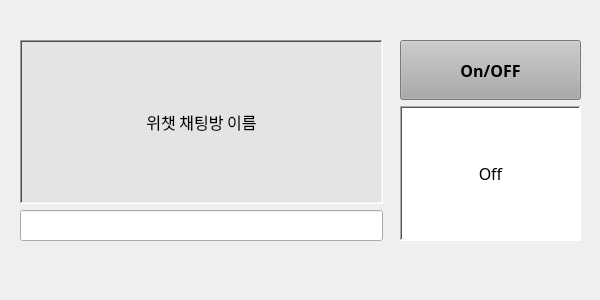
<?xml version="1.0" encoding="UTF-8"?>
<ui version="4.0">
 <class>Form</class>
 <widget class="QWidget" name="Form">
  <property name="windowModality">
   <enum>Qt::NonModal</enum>
  </property>
  <property name="geometry">
   <rect>
    <x>0</x>
    <y>0</y>
    <width>600</width>
    <height>300</height>
   </rect>
  </property>
  <property name="font">
   <font>
    <family>굴림체</family>
    <pointsize>12</pointsize>
   </font>
  </property>
  <property name="windowTitle">
   <string>알람</string>
  </property>
  <property name="windowIcon">
   <iconset>
    <normaloff>../python/image/kwticon.png</normaloff>../python/image/kwticon.png</iconset>
  </property>
  <property name="autoFillBackground">
   <bool>false</bool>
  </property>
  <property name="styleSheet">
   <string notr="true"/>
  </property>
  <widget class="QWidget" name="gridLayoutWidget">
   <property name="geometry">
    <rect>
     <x>20</x>
     <y>0</y>
     <width>363</width>
     <height>281</height>
    </rect>
   </property>
   <layout class="QGridLayout" name="gridLayout">
    <item row="3" column="0">
     <spacer name="verticalSpacer_3">
      <property name="orientation">
       <enum>Qt::Vertical</enum>
      </property>
      <property name="sizeType">
       <enum>QSizePolicy::Fixed</enum>
      </property>
      <property name="sizeHint" stdset="0">
       <size>
        <width>20</width>
        <height>40</height>
       </size>
      </property>
     </spacer>
    </item>
    <item row="0" column="0">
     <spacer name="verticalSpacer_4">
      <property name="orientation">
       <enum>Qt::Vertical</enum>
      </property>
      <property name="sizeType">
       <enum>QSizePolicy::Fixed</enum>
      </property>
      <property name="sizeHint" stdset="0">
       <size>
        <width>20</width>
        <height>40</height>
       </size>
      </property>
     </spacer>
    </item>
    <item row="1" column="0">
     <widget class="QLabel" name="label">
      <property name="font">
       <font>
        <pointsize>12</pointsize>
       </font>
      </property>
      <property name="autoFillBackground">
       <bool>false</bool>
      </property>
      <property name="styleSheet">
       <string notr="true">background-color: rgb(228, 228, 228);</string>
      </property>
      <property name="frameShape">
       <enum>QFrame::WinPanel</enum>
      </property>
      <property name="frameShadow">
       <enum>QFrame::Sunken</enum>
      </property>
      <property name="text">
       <string>위챗 채팅방 이름</string>
      </property>
      <property name="alignment">
       <set>Qt::AlignCenter</set>
      </property>
     </widget>
    </item>
    <item row="2" column="0">
     <widget class="QLineEdit" name="lineEdit_wechat">
      <property name="autoFillBackground">
       <bool>false</bool>
      </property>
      <property name="styleSheet">
       <string notr="true">S</string>
      </property>
     </widget>
    </item>
   </layout>
  </widget>
  <widget class="QWidget" name="gridLayoutWidget_3">
   <property name="geometry">
    <rect>
     <x>400</x>
     <y>0</y>
     <width>181</width>
     <height>281</height>
    </rect>
   </property>
   <layout class="QGridLayout" name="gridLayout_3">
    <item row="2" column="0">
     <widget class="QPushButton" name="pushButton_OnOff">
      <property name="sizePolicy">
       <sizepolicy hsizetype="Preferred" vsizetype="Fixed">
        <horstretch>0</horstretch>
        <verstretch>0</verstretch>
       </sizepolicy>
      </property>
      <property name="minimumSize">
       <size>
        <width>0</width>
        <height>60</height>
       </size>
      </property>
      <property name="font">
       <font>
        <pointsize>12</pointsize>
        <weight>75</weight>
        <bold>true</bold>
       </font>
      </property>
      <property name="layoutDirection">
       <enum>Qt::LeftToRight</enum>
      </property>
      <property name="styleSheet">
       <string notr="true">background-color: rgb(170, 170, 170);</string>
      </property>
      <property name="text">
       <string>On/OFF</string>
      </property>
     </widget>
    </item>
    <item row="4" column="0">
     <spacer name="verticalSpacer">
      <property name="orientation">
       <enum>Qt::Vertical</enum>
      </property>
      <property name="sizeType">
       <enum>QSizePolicy::Fixed</enum>
      </property>
      <property name="sizeHint" stdset="0">
       <size>
        <width>20</width>
        <height>40</height>
       </size>
      </property>
     </spacer>
    </item>
    <item row="3" column="0">
     <widget class="QLabel" name="label_OnOff">
      <property name="styleSheet">
       <string notr="true">background-color: rgb(255, 255, 255);</string>
      </property>
      <property name="frameShape">
       <enum>QFrame::WinPanel</enum>
      </property>
      <property name="frameShadow">
       <enum>QFrame::Sunken</enum>
      </property>
      <property name="text">
       <string>Off</string>
      </property>
      <property name="alignment">
       <set>Qt::AlignCenter</set>
      </property>
     </widget>
    </item>
    <item row="0" column="0">
     <spacer name="verticalSpacer_2">
      <property name="orientation">
       <enum>Qt::Vertical</enum>
      </property>
      <property name="sizeType">
       <enum>QSizePolicy::Fixed</enum>
      </property>
      <property name="sizeHint" stdset="0">
       <size>
        <width>20</width>
        <height>40</height>
       </size>
      </property>
     </spacer>
    </item>
   </layout>
  </widget>
 </widget>
 <resources/>
 <connections/>
</ui>
